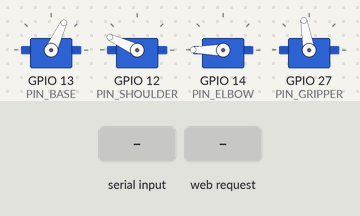
The sketch below on a simulated ESP32. On the bench: 4 × servo. The inputs (shaded band) are chosen by the test bench. WiFi joins after 1.5 s; servers stay silent unless stated; what the sketch prints to the serial monitor is not drawn.

Above: at 3.3 s.
3.4 s: "grab\n" received over Serial
At 4.9 s:
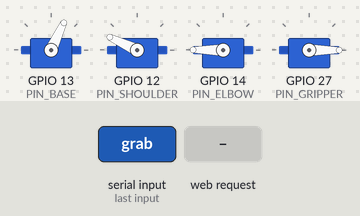
5.2 s: HTTP request GET /set?base=home received
At 6.9 s:
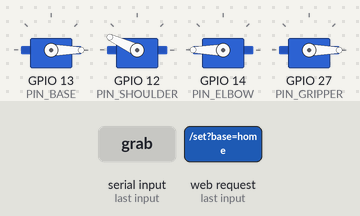
7.2 s: "b90\n" received over Serial
At 7.35 s:
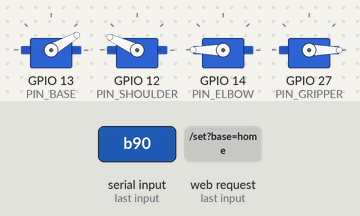
9.3 s: HTTP request GET /set?shoulder=home received
At 10.8 s:
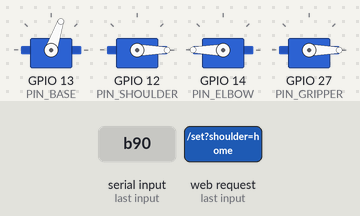
11.2 s: "b,45\n" received over Serial
At 12.4 s:
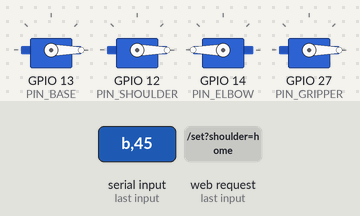
13.3 s: HTTP request GET /set?elbow=pick received
At 14.5 s:
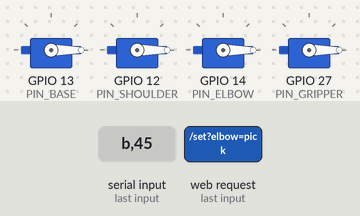
Timing chart, 0 to 16.2 s (numbered marks = the images above; inputs shaded):
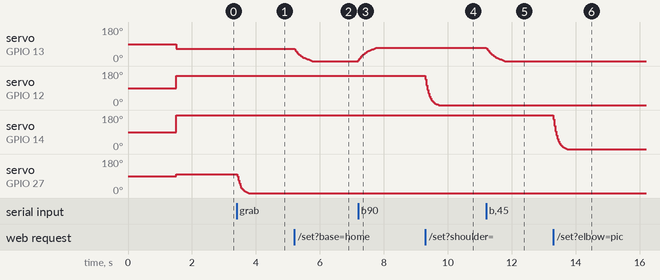

The sketch:

robotic_arm.ino
```cpp
#include <WiFi.h>
#include <WebServer.h>
#include <ESP32Servo.h>

// ---------- WiFi CONFIG ----------
const char* ssid     = "<<SSID>>";
const char* password = "<<Password>>";

// ---------- POSE DEFINITIONS (EDIT HERE) ----------
struct Pose {
  int base;
  int shoulder;
  int elbow;
  int gripper;
};

const Pose POSE_HOME  = { 65, 155, 180, 100 };  // default
const Pose POSE_GRAB  = { 30,   5,  68,  8 };
const Pose POSE_PICK  = { 30,  65,  68,  8 };
const Pose POSE_PLACE = {110,  5,  72, 100 };

// Pin definitions
const int PIN_BASE     = 13;
const int PIN_SHOULDER = 12;
const int PIN_ELBOW    = 14;
const int PIN_GRIPPER  = 27;

// HOME pose constants (from POSE_HOME)
const int HOME_BASE     = POSE_HOME.base;
const int HOME_SHOULDER = POSE_HOME.shoulder;
const int HOME_ELBOW    = POSE_HOME.elbow;
const int HOME_GRIPPER  = POSE_HOME.gripper;

// Servo objects
Servo servoBase, servoShoulder, servoElbow, servoGripper;

// Smooth motion variables (DEFAULT POSE = HOME)
int currentBase     = HOME_BASE,     targetBase     = HOME_BASE;
int currentShoulder = HOME_SHOULDER, targetShoulder = HOME_SHOULDER;
int currentElbow    = HOME_ELBOW,    targetElbow    = HOME_ELBOW;
int currentGripper  = HOME_GRIPPER,  targetGripper  = HOME_GRIPPER;

WebServer server(80);

// ---------- FORWARD DECLARATIONS ----------
void handleRoot();
void handleSet();
void handlePreset();
void handleSerial();
void smoothMoveAll();
void waitComplete();
void homeAll();
void moveSequential(const Pose &p);
void moveSequentialGrab(const Pose &p);
void moveHomeSequential();
int  lerp(int start, int end, float pct);

// ---------- SETUP / LOOP ----------
void setup() {
  Serial.begin(115200);

  WiFi.begin(ssid, password);
  while (WiFi.status() != WL_CONNECTED) {
    delay(500);
    Serial.print(".");
  }
  Serial.println("\nWiFi connected! IP: http://");
  Serial.println(WiFi.localIP());

  servoBase.attach(PIN_BASE, 500, 2400);
  servoShoulder.attach(PIN_SHOULDER, 500, 2400);
  servoElbow.attach(PIN_ELBOW, 500, 2400);
  servoGripper.attach(PIN_GRIPPER, 500, 2400);

  homeAll();  // go to HOME on boot

  server.on("/", handleRoot);
  server.on("/set", handleSet);
  server.on("/preset", handlePreset);
  server.begin();
  Serial.println("Web control ready!");
}

void loop() {
  server.handleClient();
  handleSerial();
  smoothMoveAll();
}

// ---------- HTTP HANDLERS ----------
void handleRoot() {
  // HTML text uses pose values so UI matches globals
  String html = R"rawliteral(
<!DOCTYPE html>
<html>
<head>
<meta charset="utf-8">
<title>ESP32 Robotic Arm</title>
<meta name="viewport" content="width=device-width,initial-scale=1">
<style>
body {
  font-family: Arial, sans-serif;
  text-align: center;
  padding: 20px;
  background: #f5f7fb;
}
h2 {
  color: #333;
  margin-bottom: 10px;
}
.subtitle {
  color: #666;
  font-size: 13px;
  margin-bottom: 18px;
}
.slider-container { margin: 16px 0; }
label {
  display: block;
  margin: 6px 0 4px 0;
  font-weight: bold;
  font-size: 15px;
}
.slider {
  width: 300px;
  height: 8px;
  border-radius: 4px;
  -webkit-appearance: none;
  background: #ddd;
  outline: none;
}
.slider::-webkit-slider-thumb {
  -webkit-appearance: none;
  appearance: none;
  width: 20px;
  height: 20px;
  border-radius: 50%;
  background: #00BCD4;
  border: 2px solid #0288D1;
  cursor: pointer;
}
.value {
  font-size: 16px;
  font-weight: bold;
  color: #00BCD4;
}
button {
  background: #FFB300;
  color: #fff;
  padding: 10px 20px;
  border: none;
  border-radius: 6px;
  margin: 8px;
  cursor: pointer;
  font-size: 15px;
  box-shadow: 0 2px 0 #CC8A00;
}
button:disabled {
  background: #b0bec5;
  box-shadow: none;
  cursor: not-allowed;
}
button:hover:not(:disabled) {
  background: #FFC107;
}
.preset-info {
  background: #fff3cd;
  border: 1px solid #ffe58f;
  color: #8a6d3b;
  padding: 8px 12px;
  border-radius: 6px;
  margin: 16px 0 20px 0;
  font-size: 13px;
}
.hint {
  font-size: 11px;
  color: #666;
  margin-top: 3px;
}
</style>
</head>
<body>
<h2>ESP32 Robotic Arm Control</h2>
<div class="subtitle">Flat yellow theme, live servo control</div>

<div class="preset-info">
HOME:  B65 S155 E180 G100 |
GRAB:  B30 S5  E72  G10  |
PICK:  B30 S65 E72  G10  |
PLACE: B110 S26 E84  G100
</div>

<div class="slider-container">
  <label>Base (Pin 13): <span class="value" id="baseVal">65</span> &deg;</label>
  <input type="range" min="0" max="180" value="65" class="slider" id="baseSlider"
         onchange="update('base',this.value)">
  <div class="hint">0&deg; = full left, 180&deg; = full right</div>
</div>

<div class="slider-container">
  <label>Shoulder (Pin 12): <span class="value" id="shoulderVal">155</span> &deg;</label>
  <input type="range" min="0" max="180" value="155" class="slider" id="shoulderSlider"
         onchange="update('shoulder',this.value)">
  <div class="hint">0&deg; = down, 180&deg; = up</div>
</div>

<div class="slider-container">
  <label>Elbow (Pin 14): <span class="value" id="elbowVal">180</span> &deg;</label>
  <input type="range" min="0" max="180" value="180" class="slider" id="elbowSlider"
         onchange="update('elbow',this.value)">
  <div class="hint">0&deg; = straight, 180&deg; = fully bent</div>
</div>

<div class="slider-container">
  <label>Gripper (Pin 27): <span class="value" id="gripperVal">100</span> &deg;</label>
  <input type="range" min="0" max="180" value="100" class="slider" id="gripperSlider"
         onchange="update('gripper',this.value)">
  <div class="hint">0&deg; = open, 180&deg; = closed</div>
</div>

<br>
<button id="btnHome"  onclick="home()">HOME</button>
<button id="btnGrab"  onclick="grab()">GRAB</button>
<button id="btnPick"  onclick="pick()">PICK</button>
<button id="btnPlace" onclick="place()">PLACE</button>

<script>
function setSliders(b, s, e, g) {
  document.getElementById('baseSlider').value = b;
  document.getElementById('shoulderSlider').value = s;
  document.getElementById('elbowSlider').value = e;
  document.getElementById('gripperSlider').value = g;

  document.getElementById('baseVal').innerHTML = b;
  document.getElementById('shoulderVal').innerHTML = s;
  document.getElementById('elbowVal').innerHTML = e;
  document.getElementById('gripperVal').innerHTML = g;
}

function setButtonsEnabled(enabled) {
  document.getElementById('btnHome').disabled  = !enabled;
  document.getElementById('btnGrab').disabled  = !enabled;
  document.getElementById('btnPick').disabled  = !enabled;
  document.getElementById('btnPlace').disabled = !enabled;
}

function update(servo, value) {
  document.getElementById(servo + 'Val').innerHTML = value;
  fetch('/set?' + servo + '=' + value);
}

// Generic helper: send preset, update sliders, disable buttons temporarily
function runPreset(name, b, s, e, g, durationMs) {
  if (document.getElementById('btnHome').disabled) return;
  setButtonsEnabled(false);
  fetch('/preset?pos=' + name);
  setSliders(b, s, e, g);
  setTimeout(() => setButtonsEnabled(true), durationMs);
}

function home() {
  runPreset('home', 65, 155, 180, 100, 3500);
}

function grab() {
  runPreset('grab', 30, 5, 72, 10, 3500);
}

function pick() {
  runPreset('pick', 30, 65, 72, 10, 3500);
}

function place() {
  runPreset('place', 110, 26, 84, 100, 3500);
}

// ensure sliders match HOME (boot pose) on initial load
document.addEventListener('DOMContentLoaded', function () {
  setSliders(65, 155, 180, 100);
});
</script>
</body>
</html>
)rawliteral";

  server.sendHeader("Content-Type", "text/html; charset=utf-8");
  server.send(200, "text/html", html);
}

void handleSet() {
  if (server.hasArg("base"))     targetBase     = constrain(server.arg("base").toInt(), 0, 180);
  if (server.hasArg("shoulder")) targetShoulder = constrain(server.arg("shoulder").toInt(), 0, 180);
  if (server.hasArg("elbow"))    targetElbow    = constrain(server.arg("elbow").toInt(), 0, 180);
  if (server.hasArg("gripper"))  targetGripper  = constrain(server.arg("gripper").toInt(), 0, 180);
  server.send(200, "text/plain", "OK");
}

// ---------- PRESETS & MOTION ----------
void handlePreset() {
  String pos = server.arg("pos");
  if (pos == "home") {
    moveHomeSequential();
  }
  else if (pos == "grab") {
    moveSequentialGrab(POSE_GRAB);
  }
  else if (pos == "pick") {
    moveSequential(POSE_PICK);
  }
  else if (pos == "place") {
    moveSequential(POSE_PLACE);
  }
  server.send(200, "text/plain", "OK");
}

// HOME: Shoulder -> Elbow -> Gripper -> Base (base last)
void moveHomeSequential() {
  targetShoulder = HOME_SHOULDER; waitComplete();
  targetElbow    = HOME_ELBOW;    waitComplete();
  targetGripper  = HOME_GRIPPER;  waitComplete();
  targetBase     = HOME_BASE;     waitComplete();
}

// Generic sequential: Base → Shoulder → Elbow → Gripper
void moveSequential(const Pose &p) {
  targetBase     = p.base;     waitComplete();
  targetShoulder = p.shoulder; waitComplete();
  targetElbow    = p.elbow;    waitComplete();
  targetGripper  = p.gripper;  waitComplete();
}

// GRAB: Base → Elbow → Shoulder → Gripper
void moveSequentialGrab(const Pose &p) {
  targetBase     = p.base;     waitComplete();
  targetElbow    = p.elbow;    waitComplete();
  targetShoulder = p.shoulder; waitComplete();
  targetGripper  = p.gripper;  waitComplete();
}

void waitComplete() {
  unsigned long startTime = millis();
  while (millis() - startTime < 4000) {
    smoothMoveAll();
    if (abs(currentBase     - targetBase)     < 2 &&
        abs(currentShoulder - targetShoulder) < 2 &&
        abs(currentElbow    - targetElbow)    < 2 &&
        abs(currentGripper  - targetGripper)  < 2) {
      delay(150);
      return;
    }
  }
}

void handleSerial() {
  if (!Serial.available()) return;
  String cmd = Serial.readStringUntil('\n');
  cmd.trim();
  cmd.toLowerCase();

  if (cmd.startsWith("b"))      targetBase     = constrain(cmd.substring(1).toInt(), 0, 180);
  else if (cmd.startsWith("s")) targetShoulder = constrain(cmd.substring(1).toInt(), 0, 180);
  else if (cmd.startsWith("e")) targetElbow    = constrain(cmd.substring(1).toInt(), 0, 180);
  else if (cmd.startsWith("g")) targetGripper  = constrain(cmd.substring(1).toInt(), 0, 180);
  else if (cmd == "home")  moveHomeSequential();
  else if (cmd == "grab")  moveSequentialGrab(POSE_GRAB);
  else if (cmd == "pick")  moveSequential(POSE_PICK);
  else if (cmd == "place") moveSequential(POSE_PLACE);

  Serial.println("Targets: B"+String(targetBase)+" S"+String(targetShoulder)+
                 " E"+String(targetElbow)+" G"+String(targetGripper));
}

// ---------- SMOOTH MOTION ----------
void smoothMoveAll() {
  // Base slower to reduce jerk; others a bit faster
  currentBase     = lerp(currentBase,     targetBase,     0.05);
  currentShoulder = lerp(currentShoulder, targetShoulder, 0.12);
  currentElbow    = lerp(currentElbow,    targetElbow,    0.12);
  currentGripper  = lerp(currentGripper,  targetGripper,  0.12);

  servoBase.write(currentBase);
  servoShoulder.write(currentShoulder);
  servoElbow.write(currentElbow);
  servoGripper.write(currentGripper);

  delay(15);
}

void homeAll() {
  moveHomeSequential();
}

int lerp(int start, int end, float pct) {
  return start + (end - start) * pct;
}
```

Measured:
- after the input at 3.4 s, servo on GPIO 27 (PIN_GRIPPER): moves from 100° to 0° over 0.37 s, starting at once
- after the input at 5.2 s, servo on GPIO 13 (PIN_BASE): moves from 65° to 0° over 0.55 s, starting at once
- after the input at 7.2 s, servo on GPIO 13 (PIN_BASE): moves from 0° to 71° over 0.58 s, starting at once
- after the input at 9.3 s, servo on GPIO 12 (PIN_SHOULDER): moves from 155° to 0° over 0.41 s, starting at once
- after the input at 11.2 s, servo on GPIO 13 (PIN_BASE): moves from 71° to 0° over 0.58 s, starting at once
- after the input at 13.3 s, servo on GPIO 14 (PIN_ELBOW): moves from 180° to 0° over 0.43 s, starting at once
